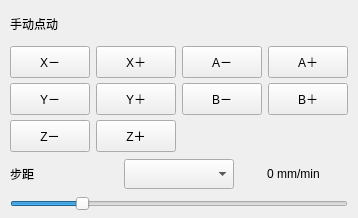
       <widget class="StateEnableGridLayout" name="jogPanel">
        <property name="minimumSize"><size><width>220</width><height>218</height></size></property>
        <property name="is_on_status" stdset="0"><bool>true</bool></property>
        <property name="is_idle_status" stdset="0"><bool>true</bool></property>
        <layout class="QVBoxLayout" name="jogLayout">
         <property name="spacing"><number>5</number></property><property name="leftMargin"><number>10</number></property><property name="topMargin"><number>7</number></property><property name="rightMargin"><number>10</number></property><property name="bottomMargin"><number>7</number></property>
         <item><widget class="QLabel" name="jogTitle"><property name="text"><string>手动点动</string></property></widget></item>
         <item>
          <layout class="QGridLayout" name="jogButtons">
           <property name="horizontalSpacing"><number>6</number></property><property name="verticalSpacing"><number>5</number></property>
           <item row="0" column="0"><widget class="ActionButton" name="jog_x_neg"><property name="minimumSize"><size><width>44</width><height>32</height></size></property><property name="text"><string>X－</string></property><property name="jog_joint_neg_action" stdset="0"><bool>true</bool></property><property name="joint_number" stdset="0"><number>0</number></property><property name="axis_letter" stdset="0"><string>X</string></property></widget></item>
           <item row="0" column="1"><widget class="ActionButton" name="jog_x_pos"><property name="minimumSize"><size><width>44</width><height>32</height></size></property><property name="text"><string>X＋</string></property><property name="jog_joint_pos_action" stdset="0"><bool>true</bool></property><property name="joint_number" stdset="0"><number>0</number></property><property name="axis_letter" stdset="0"><string>X</string></property></widget></item>
           <item row="1" column="0"><widget class="ActionButton" name="jog_y_neg"><property name="minimumSize"><size><width>44</width><height>32</height></size></property><property name="text"><string>Y－</string></property><property name="jog_joint_neg_action" stdset="0"><bool>true</bool></property><property name="joint_number" stdset="0"><number>1</number></property><property name="axis_letter" stdset="0"><string>Y</string></property></widget></item>
           <item row="1" column="1"><widget class="ActionButton" name="jog_y_pos"><property name="minimumSize"><size><width>44</width><height>32</height></size></property><property name="text"><string>Y＋</string></property><property name="jog_joint_pos_action" stdset="0"><bool>true</bool></property><property name="joint_number" stdset="0"><number>1</number></property><property name="axis_letter" stdset="0"><string>Y</string></property></widget></item>
           <item row="2" column="0"><widget class="ActionButton" name="jog_z_neg"><property name="minimumSize"><size><width>44</width><height>32</height></size></property><property name="text"><string>Z－</string></property><property name="jog_joint_neg_action" stdset="0"><bool>true</bool></property><property name="joint_number" stdset="0"><number>2</number></property><property name="axis_letter" stdset="0"><string>Z</string></property></widget></item>
           <item row="2" column="1"><widget class="ActionButton" name="jog_z_pos"><property name="minimumSize"><size><width>44</width><height>32</height></size></property><property name="text"><string>Z＋</string></property><property name="jog_joint_pos_action" stdset="0"><bool>true</bool></property><property name="joint_number" stdset="0"><number>2</number></property><property name="axis_letter" stdset="0"><string>Z</string></property></widget></item>
           <item row="0" column="2"><widget class="ActionButton" name="jog_axis4_neg"><property name="minimumSize"><size><width>44</width><height>32</height></size></property><property name="text"><string>A－</string></property><property name="jog_joint_neg_action" stdset="0"><bool>true</bool></property><property name="joint_number" stdset="0"><number>3</number></property><property name="axis_letter" stdset="0"><string>A</string></property></widget></item>
           <item row="0" column="3"><widget class="ActionButton" name="jog_axis4_pos"><property name="minimumSize"><size><width>44</width><height>32</height></size></property><property name="text"><string>A＋</string></property><property name="jog_joint_pos_action" stdset="0"><bool>true</bool></property><property name="joint_number" stdset="0"><number>3</number></property><property name="axis_letter" stdset="0"><string>A</string></property></widget></item>
           <item row="1" column="2"><widget class="ActionButton" name="jog_axis5_neg"><property name="minimumSize"><size><width>44</width><height>32</height></size></property><property name="text"><string>B－</string></property><property name="jog_joint_neg_action" stdset="0"><bool>true</bool></property><property name="joint_number" stdset="0"><number>4</number></property><property name="axis_letter" stdset="0"><string>B</string></property></widget></item>
           <item row="1" column="3"><widget class="ActionButton" name="jog_axis5_pos"><property name="minimumSize"><size><width>44</width><height>32</height></size></property><property name="text"><string>B＋</string></property><property name="jog_joint_pos_action" stdset="0"><bool>true</bool></property><property name="joint_number" stdset="0"><number>4</number></property><property name="axis_letter" stdset="0"><string>B</string></property></widget></item>
          </layout>
         </item>
         <item>
          <layout class="QHBoxLayout" name="incrementLayout">
           <item><widget class="QLabel" name="incrementText"><property name="text"><string>步距</string></property></widget></item>
           <item><widget class="JogIncrements" name="jog_increment"><property name="minimumSize"><size><width>88</width><height>30</height></size></property><property name="linear_option" stdset="0"><bool>true</bool></property></widget></item>
           <item><widget class="StatusLabel" name="jog_rate_value"><property name="minimumSize"><size><width>52</width><height>30</height></size></property><property name="alignment"><set>Qt::AlignCenter</set></property><property name="text"><string>0 mm/min</string></property><property name="textTemplate" stdset="0"><string>%4.0f</string></property><property name="alt_textTemplate" stdset="0"><string>%4.0f</string></property><property name="jograte_status" stdset="0"><bool>true</bool></property></widget></item>
          </layout>
         </item>
         <item><widget class="StatusSlider" name="jog_rate"><property name="minimum"><number>1</number></property><property name="maximum"><number>3000</number></property><property name="value"><number>600</number></property><property name="orientation"><enum>Qt::Horizontal</enum></property><property name="jograte_rate" stdset="0"><bool>true</bool></property></widget></item>
        </layout>
       </widget>
